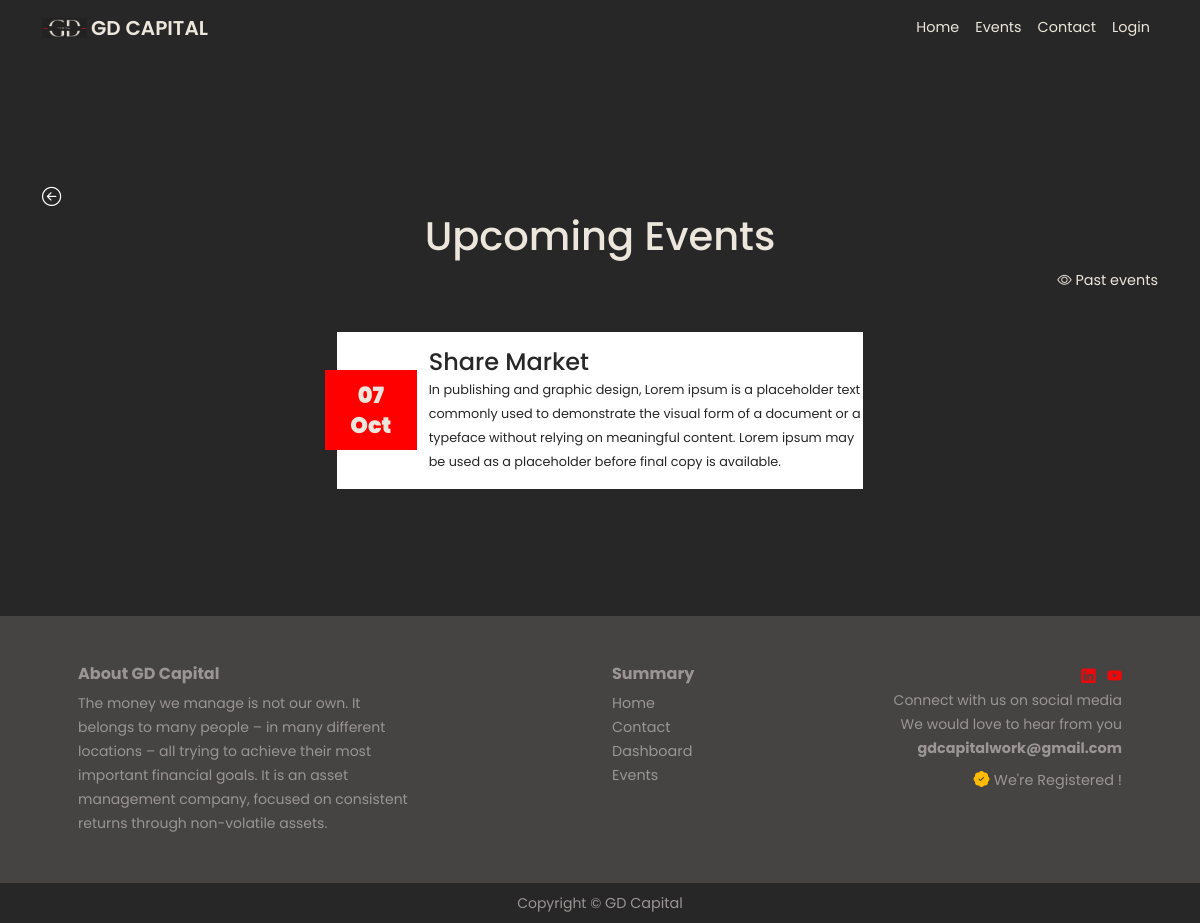
Screenshot of /events/ with the database file from the repository.
### myapp/models.py (models this page shows, shortened)
class Event(models.Model):
    title = models.CharField(max_length=100, null=True, blank=True)
    description = models.TextField(max_length=500, null=True, blank=True)
    date = models.DateTimeField()

### myapp/views.py (the view)
# urls.py: path('events/',views.events, name="events"),
def events(request):
    data = Event.objects.all()
    return render(request,"events.html",{"data":data})

### templates/events.html (shortened to what this page needs)
{% extends 'base.html' %}
{% load static %}
{% block body %}
<section class="py-5 dark-bg" style="min-height: 70vh;display:flex;flex-direction:column;justify-content:center;align-items:center
">
    <div class="container">
        <div>
            <a href="/" class="text-dark back-arrow"><i class="bi bi-arrow-left-circle text-white" style="font-size: 1.2rem;"></i></a>
          </div>
        <div class="text-center">
            <h1 style="color:#ece6dc">Upcoming Events</h1>
            <div class="text-end">
                <a href="/past-events"><i class="bi bi-eye"></i> Past events</a>
            </div>
        </div>
        <div class="row mx-2 mt-4">
            {% for i in data %}
            <div class="col-3"></div>
            <div class="col-lg-6 col-md-6 col-12 mt-3">
                <div class="  event-card py-3 h-100 d-flex">
                    <div class="row" style="display: flex;flex-direction: row;justify-content:center;align-items:center;color: #272727;">
                        <div class="col-2 text-center date-col py-2" style="display: flex;flex-direction: row;justify-content:center;align-items:center;color:#ece6dc;font-weight: 900;">
                            {{i.date|date:"d M"}}
                        </div>
                        <div class="col-10">
                            <h4 class="m-0 p-0">{{i.title}}</h4>
                            <span style="font-size:0.8rem">
                                {{i.description}}
                            </span>
                        </div>
                    </div>
                </div>
            </div>
            <div class="col-3"></div>
            {% empty %}
                <div class="alert alert-danger alert-events">
                    <i class="bi bi-bug"></i> No upcoming events.
                </div>
            {% endfor %}
        </div>
    </div>
</section>
{% endblock body %}

### static/css/home.css (style rules this page uses)
body { background-color:#464343; font-family: 'Poppins', sans-serif; }
.dark-bg { background-color: #272727; }
a { text-decoration: none !important; color:#ece6dc; font-size: 0.9rem; }
.date-col { background-color: red; min-height: 5rem; font-size: 1.4rem; line-height:30px !important; }
.event-card { background-color:white; min-height: 5rem; }

### rows the page displays
Event: date "07 Oct", title "Share Market", description "In publishing and graphic design, Lorem ipsum is a placeholder text commonly used to demonstrate the visual form of a document or a typeface without relying on meaningful content. Lorem ipsum may be used as a placeholder before final copy is available."
